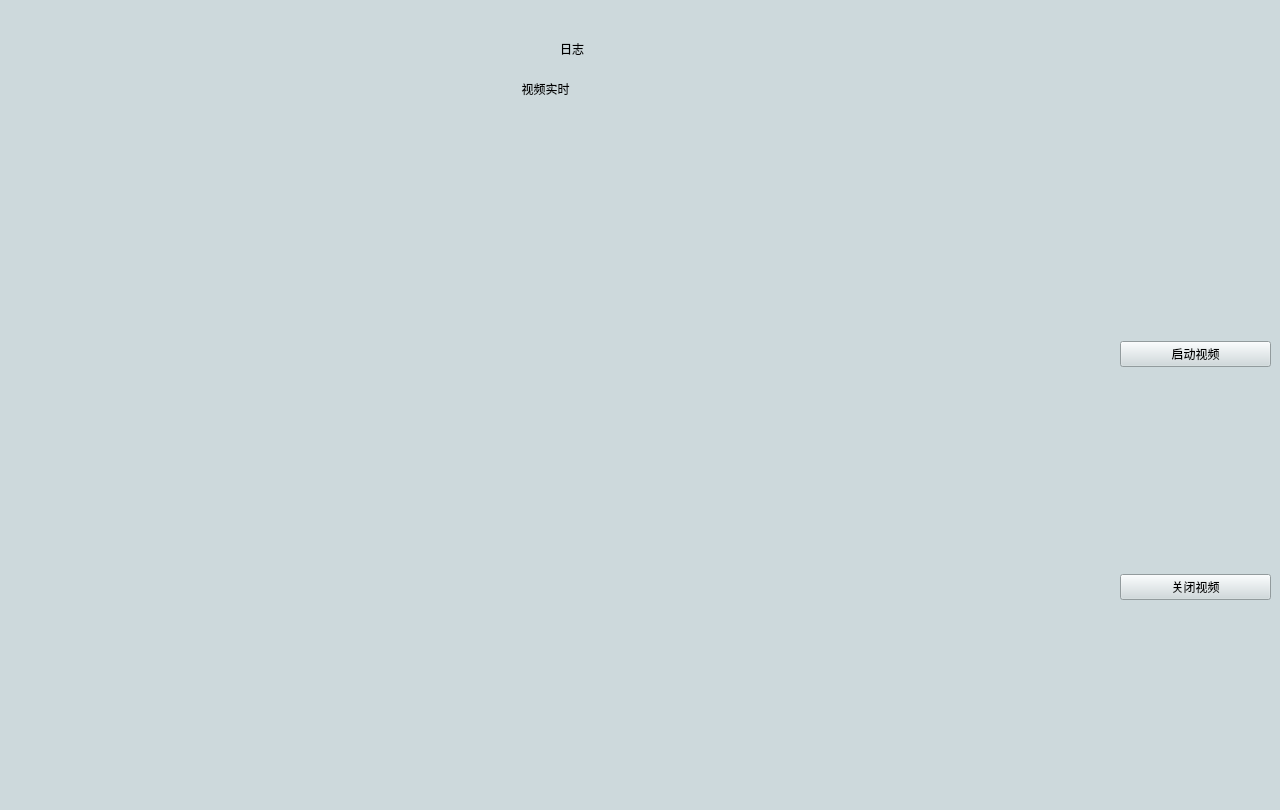
     <widget class="QWidget" name="page_logs">
      <property name="styleSheet">
       <string notr="true">background-color: rgb(205, 217, 220)</string>
      </property>
      <widget class="QLabel" name="label_7">
       <property name="geometry">
        <rect>
         <x>560</x>
         <y>40</y>
         <width>67</width>
         <height>17</height>
        </rect>
       </property>
       <property name="text">
        <string>日志</string>
       </property>
      </widget>
      <widget class="QLabel" name="lb_vedio">
       <property name="geometry">
        <rect>
         <x>100</x>
         <y>80</y>
         <width>891</width>
         <height>701</height>
        </rect>
       </property>
       <property name="text">
        <string>视频实时</string>
       </property>
       <property name="textFormat">
        <enum>Qt::AutoText</enum>
       </property>
       <property name="alignment">
        <set>Qt::AlignHCenter|Qt::AlignTop</set>
       </property>
      </widget>
      <widget class="QWidget" name="widget_14" native="true">
       <property name="geometry">
        <rect>
         <x>1120</x>
         <y>140</y>
         <width>151</width>
         <height>661</height>
        </rect>
       </property>
       <property name="minimumSize">
        <size>
         <width>151</width>
         <height>0</height>
        </size>
       </property>
       <property name="maximumSize">
        <size>
         <width>151</width>
         <height>16777215</height>
        </size>
       </property>
       <layout class="QVBoxLayout" name="verticalLayout">
        <item>
         <widget class="QPushButton" name="btn_vedio_start">
          <property name="text">
           <string>启动视频</string>
          </property>
         </widget>
        </item>
        <item>
         <widget class="QPushButton" name="btn_vedio_stop">
          <property name="text">
           <string>关闭视频</string>
          </property>
         </widget>
        </item>
       </layout>
      </widget>
     </widget>
